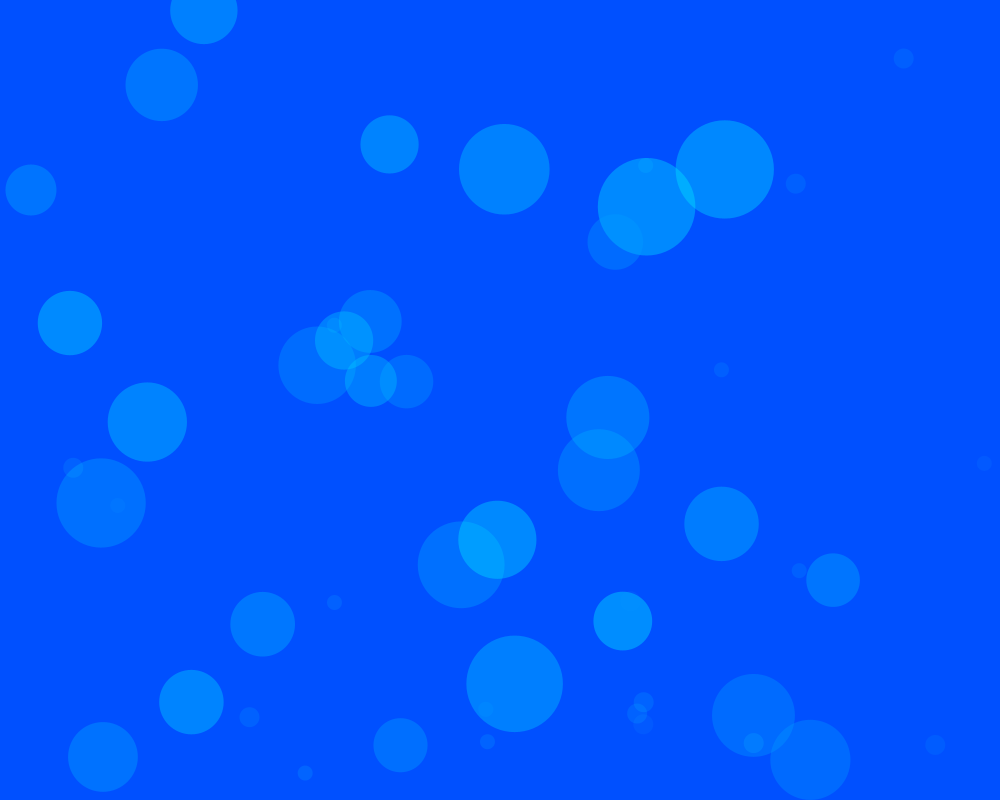
Frame 1 (no input)
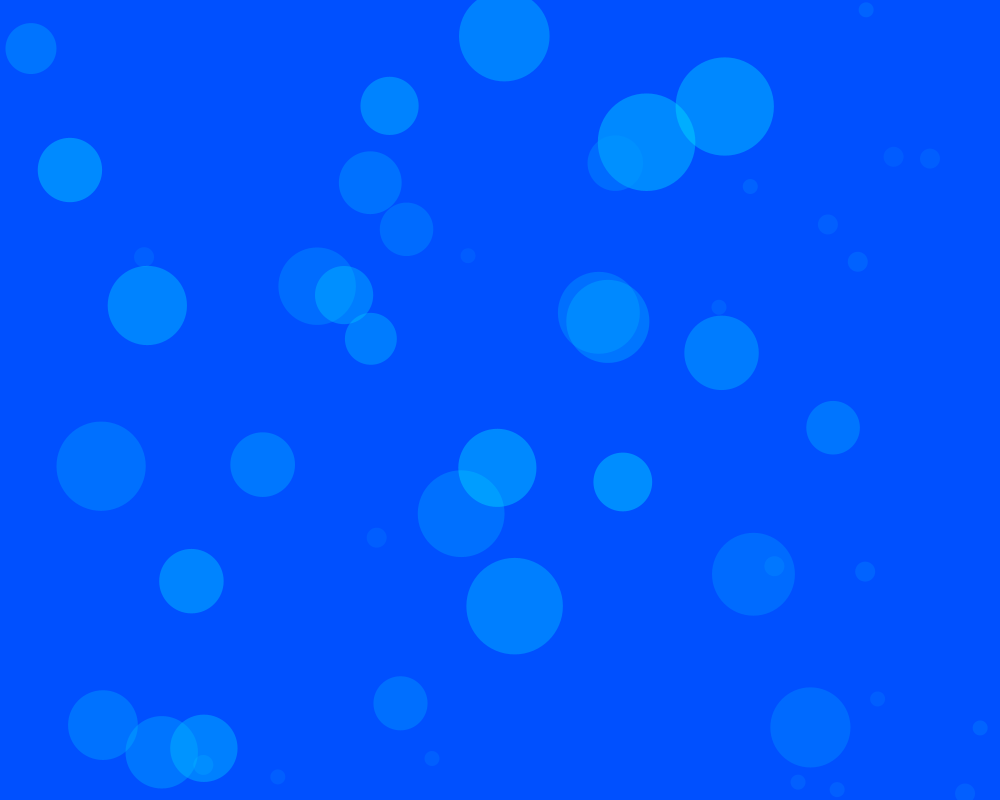
Frame 60 (the mouse pressed at the canvas centre just before this capture)
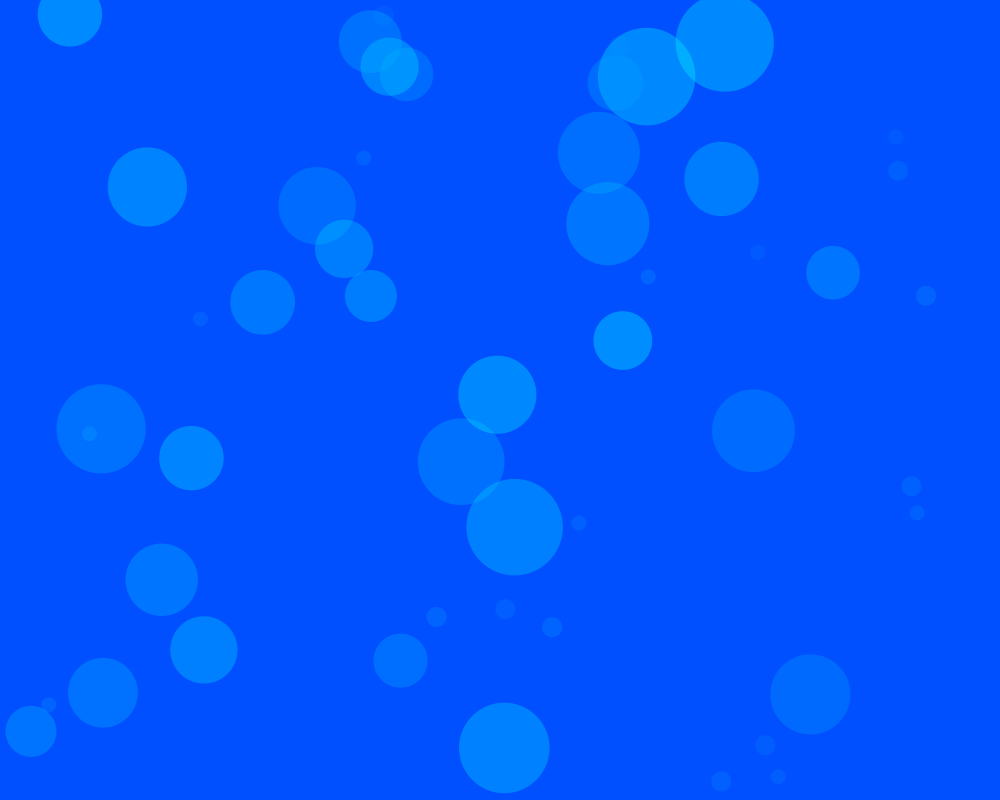
Frame 120 (the mouse held since frame 60 and released just before this capture)

The Processing sketch that drew these frames (run headless with seeded random() and noise(); from frame 60 on, the mouse is pressed at the canvas centre):

// Processing sketch: processing_34294
// ── processing_34294.pde

ColorSpot[] sp = new ColorSpot[30];

void setup() {
  size(1000, 800);
  noStroke();
  smooth();
  colorMode(RGB);
  background(0, 80, 255);

  for (int i = 0; i < sp.length; i++) {
    sp[i] = new ColorSpot(
    random(width), 
    random(height), 
    random(50, 100), 
    random(0.5, 3), 
    color(0, random(150, 255), 255, 90));
  }
}

void draw() {

  background(0, 80, 255);
  for (int i = 0; i < sp.length; i++) {
    sp[i].move();
    sp[i].display();
  }
  

for (int i = 0; i < 10; i++) {
    fill(random(0, 20), random(150, 255), 255, 30);
    noStroke();
    ellipse(random(width), random(height), 20, 20);
    ellipse(random(width), random(height), 15, 15);
  }
}


void mousePressed() {
  ellipse(mouseX, mouseY, 70, 70);
}

//Spotクラスを定義
class Spot {
  //属性を定義
  float x, y, diameter, speed; // x座標, y座標, 直径, 速さ

  //コンストラクタを定義
  Spot(float _x, float _y, float _diameter, float _speed) {
    x = _x;
    y = _y;
    diameter = _diameter;
    speed = _speed;
  }

  //移動するメソッドを定義
  void move() {
    y += -speed;
    if (y < -diameter) y = height + -diameter/2;
  }

  //表示するメソッドを定義
  void display() {
    ellipse(x, y, diameter, diameter);
  }
}

//Spotクラスを継承し、ColorSpotクラスを定義
class ColorSpot extends Spot {
  //属性を定義
  color col; // 色

  //コンストラクタを定義
  ColorSpot(float _x, float _y, float _diameter, float _speed, color _col) {
    super(_x, _y, _diameter, _speed); //親クラス(Spot)のコンストラクタを呼びだす
    col = _col;
  }

  //移動するメソッドを定義
  void move() {
    super.move(); //親クラス(Spot)のメソッドを呼びだす
  }

  //表示するメソッドを定義
  void display() {
    fill(col);
    super.display();
  }
}           
